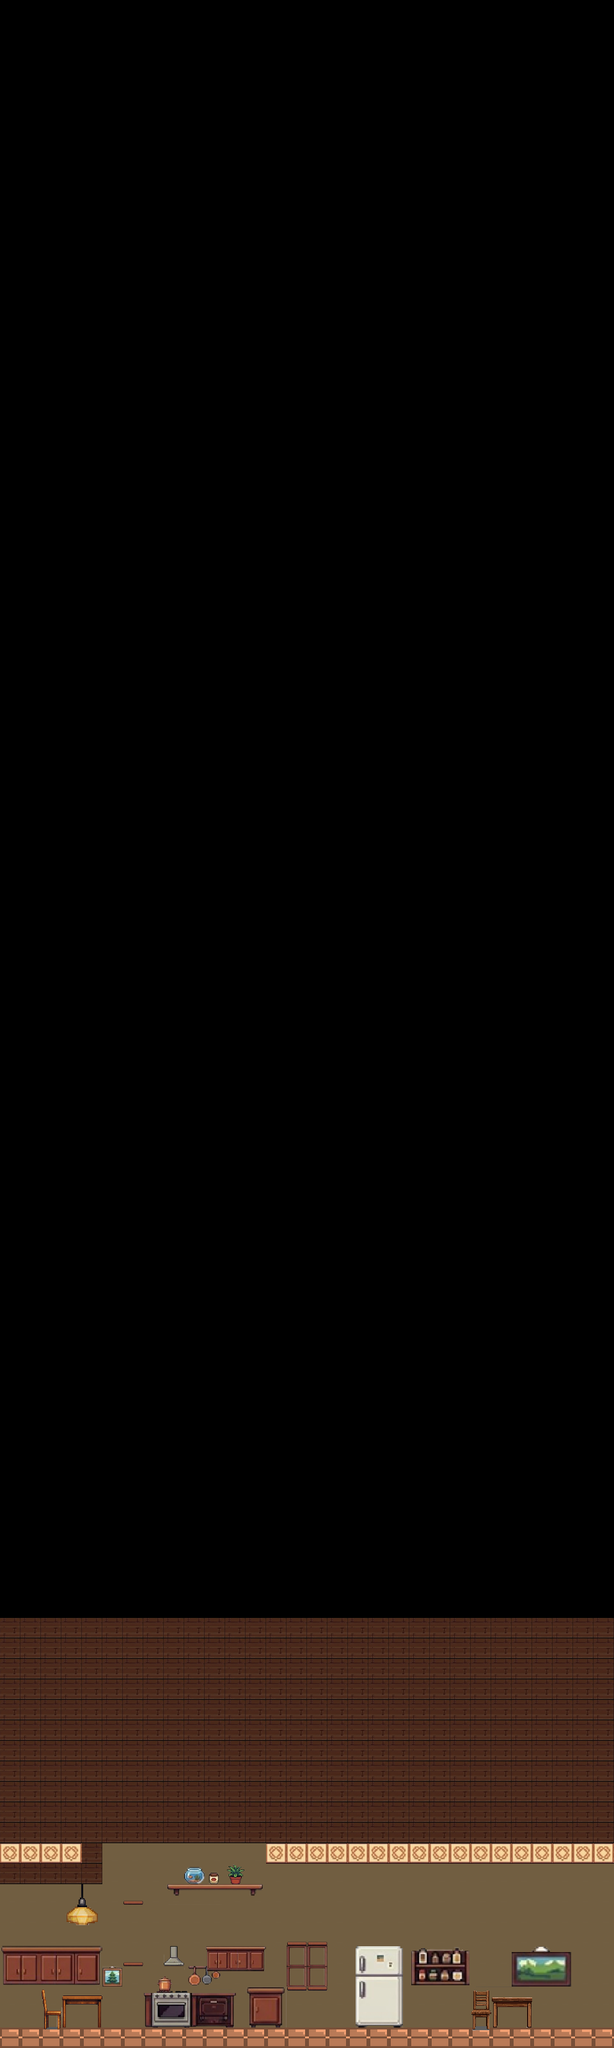

A level layout from a 2D game, rendered from its tile map. Below: a short description, then the map file with tile-grid data replaced by summaries:
An orthogonal 30x100 tile map with 32x32 px tiles, 4 tile layers (background, collision, thing2, thing1).

<map version="1.10" tiledversion="1.12.0" orientation="orthogonal" renderorder="right-down" width="30" height="100" tilewidth="32" tileheight="32" infinite="0" nextlayerid="6" nextobjectid="1">
 <tileset firstgid="1" source="interior-house.tsx" />
 <layer id="1" name="background" width="30" height="100" opacity="0.48">
  <data>[3000 cells, 630 non-empty, 2 distinct tile ids]</data>
 </layer>
 <layer id="2" name="collision" width="30" height="100">
  <data>[3000 cells, 63 non-empty, 10 distinct tile ids]</data>
 </layer>
 <layer id="5" name="thing2" width="30" height="100">
  <data>[3000 cells, 2 non-empty, 2 distinct tile ids]</data>
 </layer>
 <layer id="4" name="thing1" width="30" height="100">
  <data>[3000 cells, 102 non-empty, 91 distinct tile ids]</data>
 </layer>
 <objectgroup id="3" name="big_object" />
</map>
